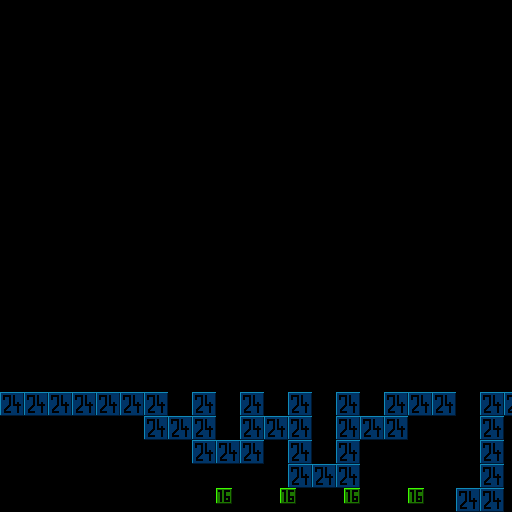

Tiled map render using the project's own tile images. Description and the map definition, with tile-layer contents summarised, below:
An orthogonal 64x64 tile map with 8x8 px tiles, 1 tile layer (Tile Layer 1) and 13 objects (12x Custom(PushableBlock), Player).

<map version="1.4" tiledversion="1.4.2" orientation="orthogonal" renderorder="right-down" width="64" height="64" tilewidth="8" tileheight="8" infinite="0" nextlayerid="4" nextobjectid="19">
 <editorsettings>
  <export target="../../resources/levels/debug_moving_platforms.json" format="deathfloor-export" />
 </editorsettings>
 <tileset firstgid="1" source="../tsx/testtiles19.tsx" />
 <layer id="1" name="Tile Layer 1" width="64" height="64">
  <data>[4096 cells, 352 non-empty, 13 distinct tile ids]</data>
 </layer>
 <objectgroup id="3" name="objects">
  <object id="3" name="Pushable" type="Custom(PushableBlock)" x="144" y="368" width="16" height="24" />
  <object id="7" name="Pushable" type="Custom(PushableBlock)" x="120" y="368" width="16" height="24" />
  <object id="8" name="Pushable" type="Custom(PushableBlock)" x="96" y="368" width="16" height="24" />
  <object id="9" name="Pushable" type="Custom(PushableBlock)" x="72" y="368" width="16" height="24" />
  <object id="11" name="Pushable" type="Custom(PushableBlock)" x="144" y="344" width="16" height="24" />
  <object id="12" name="Pushable" type="Custom(PushableBlock)" x="120" y="344" width="16" height="24" />
  <object id="13" name="Pushable" type="Custom(PushableBlock)" x="96" y="344" width="16" height="24" />
  <object id="14" name="Pushable" type="Custom(PushableBlock)" x="72" y="344" width="16" height="24" />
  <object id="15" name="Pushable" type="Custom(PushableBlock)" x="144" y="320" width="16" height="24" />
  <object id="16" name="Pushable" type="Custom(PushableBlock)" x="120" y="320" width="16" height="24" />
  <object id="17" name="Pushable" type="Custom(PushableBlock)" x="96" y="320" width="16" height="24" />
  <object id="18" name="Pushable" type="Custom(PushableBlock)" x="72" y="320" width="16" height="24" />
 </objectgroup>
 <objectgroup id="2" name="player">
  <object id="1" name="PLAYER" type="Player" x="0" y="296" width="24" height="40" />
 </objectgroup>
</map>
